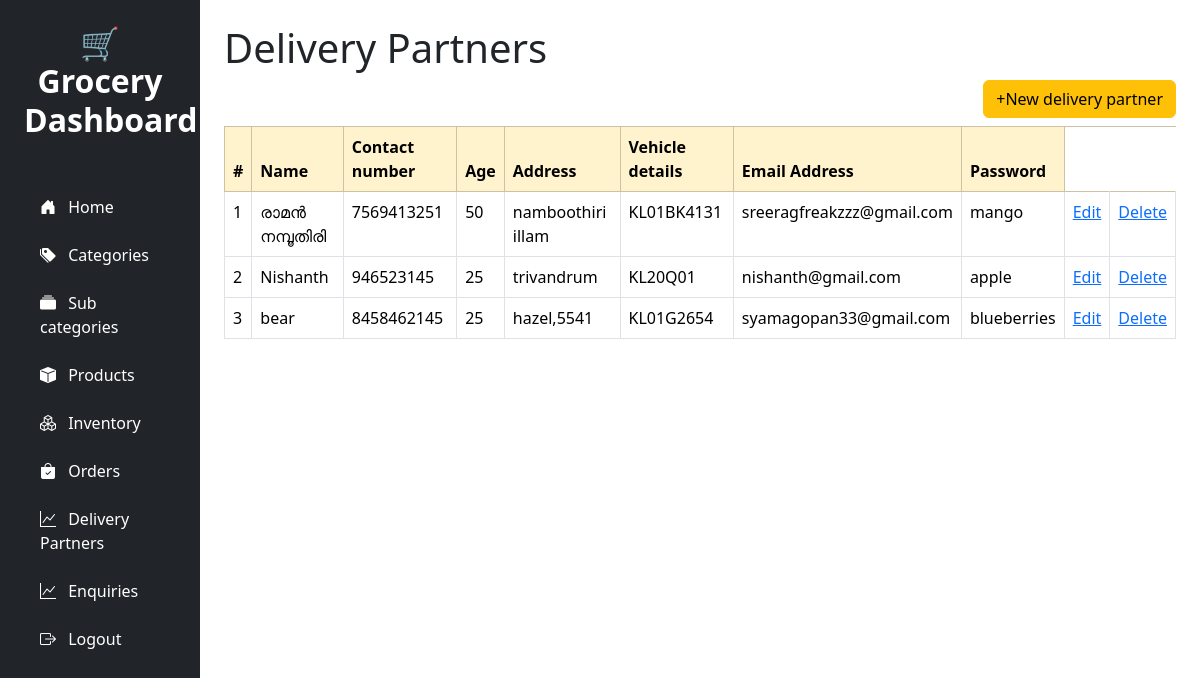
Page /Delivery_partners/ on the committed database.
### Grocerapp/models.py (models this page shows)
class tbl_Delivery_partners(models.Model):
    Name=models.CharField(max_length=100,null=True)
    Contact=models.IntegerField(null=True)
    Age=models.IntegerField(null=True)
    Address=models.CharField(max_length=300,null=True)
    Vehicledetails=models.CharField(max_length=50,null=True)
    Email=models.CharField(max_length=50,null=True)
    Password=models.CharField(max_length=50,null=True)

### Grocerapp/views.py (the view)
# urls.py: path('Delivery_partners/',views.Delivery_partners),
def Delivery_partners(request):
    DelPartner = tbl_Delivery_partners.objects.all()
    return render(request,"Delivery_partner.html",{'DelPartner':DelPartner})

### templates/Delivery_partner.html
{% include 'navbar.html' %}
<h1>Delivery Partners</h1>
<a href="/create_delivery_partner/" class="btn btn-warning mb-2 float-end">+New delivery partner</a>
<table class="table table-bordered">
            <thead class="table-warning">
            <tr>
                <th scope="col">#</th>
                <th scope="col">Name</th>
                <th scope="col">Contact number</th>
                <th scope="col">Age</th>
                <th scope="col">Address</th>
                <th scope="col">Vehicle details</th>
                <th scope="col">Email Address</th>
                <th scope="col">Password</th>
            </tr>
            </thead>
            <tbody>
            {% for i in DelPartner %}
    <tr>
      <td>{{forloop.counter}}</td>
      <td>{{i.Name}}</td>
        <td>{{i.Contact}}</td>
        <td>{{i.Age}}</td>
        <td>{{i.Address}}</td>
        <td>{{i.Vehicledetails}}</td>
        <td>{{i.Email}}</td>
        <td>{{i.Password}}</td>
      <td><a href="/edit_deliverypartner/{{i.id}}">Edit</a></td>
      <td><a href="/delete_deliverypartner/{{i.id}}">Delete</a></td>
    </tr>
  {% endfor %}
            </tbody>
          </table>

### rows in the picture
tbl_Delivery_partners: Name "രാമൻ നമ്പൂതിരി", Contact "7569413251", Age "50", Address "namboothiri illam", Vehicledetails "KL01BK4131", Email "sreeragfreakzzz@gmail.com", Password "mango"
tbl_Delivery_partners: Name "Nishanth", Contact "946523145", Age "25", Address "trivandrum", Vehicledetails "KL20Q01", Email "nishanth@gmail.com", Password "apple"
tbl_Delivery_partners: Name "bear", Contact "8458462145", Age "25", Address "hazel,5541", Vehicledetails "KL01G2654", Email "syamagopan33@gmail.com", Password "blueberries"
